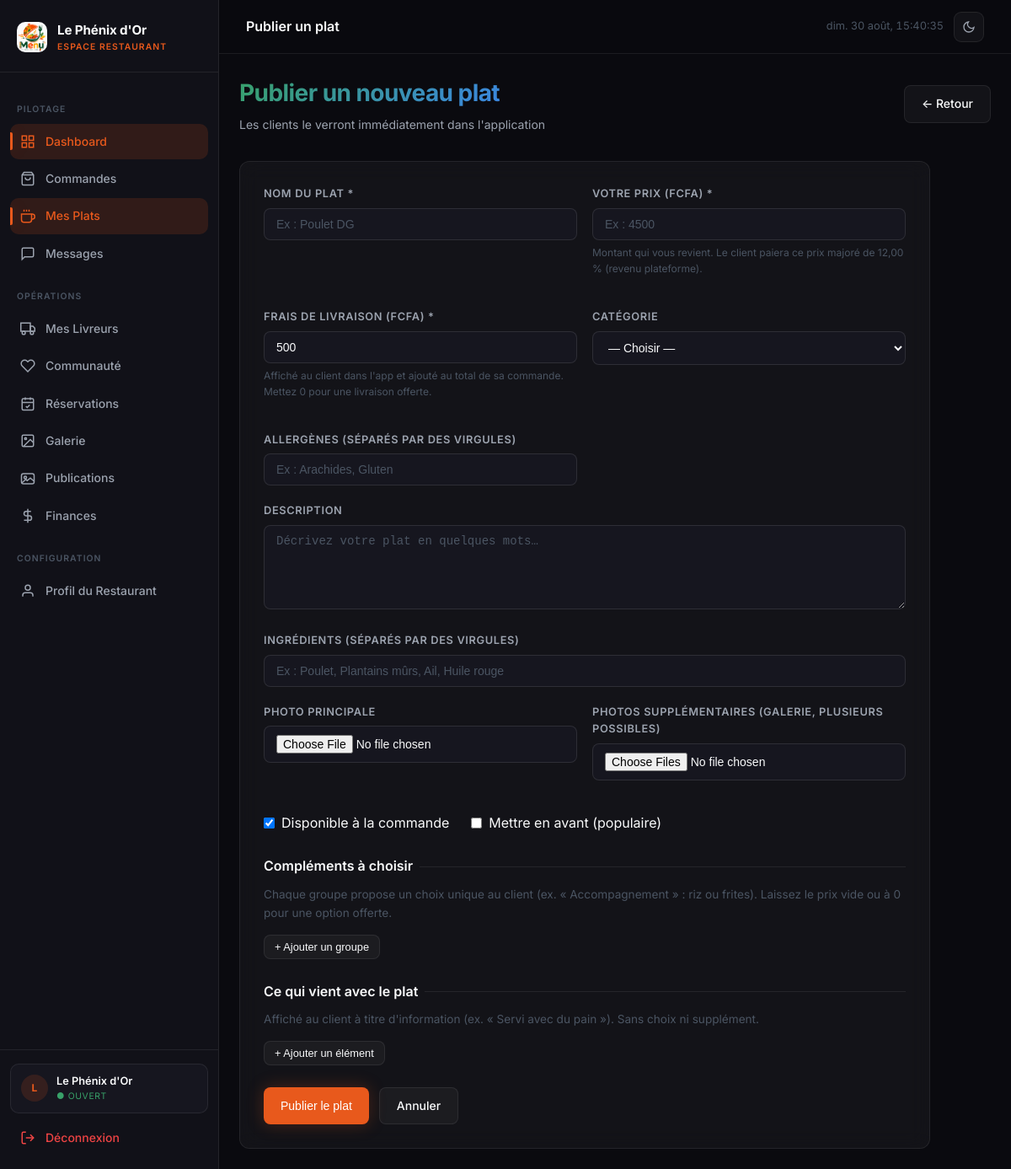
Page /admin-panel/resto/plats/nouveau/ (signed in) on the committed database.
### core/models.py (models this page shows, shortened)
class RestaurantProfile(models.Model):
    user = models.OneToOneField(User, on_delete=models.CASCADE, related_name='restaurant_profile')
    nom = models.CharField(max_length=200)
    description = models.TextField(blank=True)
    adresse = models.CharField(max_length=300)
    ville = models.CharField(max_length=100)
    pays = models.CharField(max_length=100, default='Cameroun')
    latitude = models.DecimalField(max_digits=9, decimal_places=6, null=True, blank=True)
    longitude = models.DecimalField(max_digits=9, decimal_places=6, null=True, blank=True)
    logo = models.ImageField(upload_to='restaurants/logos/', blank=True, null=True)
    cover_image = models.ImageField(upload_to='restaurants/covers/', blank=True, null=True)
    commission_rate = models.DecimalField(max_digits=5, decimal_places=2, default=10.00)
    is_verified = models.BooleanField(default=False)
    is_open = models.BooleanField(default=True)
    temps_livraison_moyen = models.PositiveIntegerField(default=30)
    frais_livraison = models.DecimalField(max_digits=10, decimal_places=0, default=500)
    prix_reservation = models.DecimalField(max_digits=10, decimal_places=0, default=5000)
    note_cache = models.DecimalField(max_digits=3, decimal_places=1, default=0)
    created_at = models.DateTimeField(auto_now_add=True)
    class Meta:
        verbose_name = 'Profil Restaurant'
        verbose_name_plural = 'Profils Restaurants'
    @property
    def nb_publications_attente(self):
        return self.publications.filter(statut='en_attente', supprime_par='').count()

### core/views/resto_ws.py (the view, shortened to what this page needs)
# urls.py: path('resto/plats/nouveau/', resto_ws.plat_form, name='resto_plat_create'),
@resto_required
def plat_form(request, pk=None):
    resto = request.resto
    plat = get_object_or_404(Plat, pk=pk, restaurant=resto) if pk else None
    return render(request, 'resto/plat_form.html', {
        'resto': resto, 'plat': plat,
        'categories': Categorie.objects.all(),
        'groupes': (
            plat.groupes_complements.prefetch_related('options') if plat else []
        ),
        'inclus': plat.elements_inclus.all() if plat else [],
        'active_page': 'plats',
    })

### templates/resto/plat_form.html (shortened to what this page needs)
{% extends 'resto_base.html' %}
{% block topbar_title %}{% if plat %}Modifier un plat{% else %}Publier un plat{% endif %}{% endblock %}
{% block content %}
<div class="page-header anim-fade-up">
  <div>
    <h1 class="page-title gradient-text">{% if plat %}Modifier « {{ plat.nom }} »{% else %}Publier un nouveau plat{% endif %}</h1>
    <p class="page-subtitle">Les clients le verront immédiatement dans l'application</p>
  </div>
  <a href="{% url 'core:resto_plats' %}" class="btn btn-secondary" style="margin-left:auto;">← Retour</a>
</div>
<form method="post" enctype="multipart/form-data" class="glass-card anim-fade-up" style="padding:28px;max-width:820px;">
  <div class="grid-2" style="gap:18px;">
    <div class="form-group">
      <label class="form-label">Nom du plat *</label>
      <input type="text" name="nom" class="input-field" required value="{{ plat.nom|default:'' }}" placeholder="Ex : Poulet DG">
    </div>
    <div class="form-group">
      <label class="form-label">Votre prix (FCFA) *</label>
      <input type="number" name="prix" class="input-field" required min="100" step="50" value="{{ plat.prix|default:'' }}" placeholder="Ex : 4500">
      <div style="font-size:0.75rem;color:var(--text-muted);margin-top:5px;">
        Montant qui vous revient. Le client paiera ce prix majoré de {{ resto.commission_rate }} % (revenu plateforme).
      </div>
    </div>
    <div class="form-group">
      <label class="form-label">Frais de livraison (FCFA) *</label>
      <input type="number" name="frais_livraison" class="input-field" required min="0" step="100" value="{{ plat.frais_livraison|default:'500' }}" placeholder="Ex : 800">
      <div style="font-size:0.75rem;color:var(--text-muted);margin-top:5px;">
        Affiché au client dans l'app et ajouté au total de sa commande. Mettez 0 pour une livraison offerte.
      </div>
    </div>
    <div class="form-group">
      <label class="form-label">Catégorie</label>
      <select name="categorie" class="input-field">
        <option value="">— Choisir —</option>
      </select>
    </div>
    <div class="form-group">
      <label class="form-label">Allergènes (séparés par des virgules)</label>
      <input type="text" name="allergies" class="input-field" value="{{ plat.allergies|default:'' }}" placeholder="Ex : Arachides, Gluten">
    </div>
  </div>
  <div class="form-group">
    <label class="form-label">Description</label>
    <textarea name="description" class="input-field" rows="3" placeholder="Décrivez votre plat en quelques mots…">{{ plat.description|default:'' }}</textarea>
  </div>
  <div class="form-group">
    <label class="form-label">Ingrédients (séparés par des virgules)</label>
    <input type="text" name="ingredients" class="input-field" value="{{ plat.ingredients|default:'' }}" placeholder="Ex : Poulet, Plantains mûrs, Ail, Huile rouge">
  </div>
  <div class="grid-2" style="gap:18px;">
    <div class="form-group">
      <label class="form-label">Photo principale {% if plat.image %}(actuelle : {{ plat.image.name|truncatechars:28 }}){% endif %}</label>
      <input type="file" name="image" accept="image/*" class="input-field">
    </div>
    <div class="form-group">
      <label class="form-label">Photos supplémentaires (galerie, plusieurs possibles)</label>
      <input type="file" name="photos" accept="image/*" multiple class="input-field">
    </div>
  </div>
  <div style="display:flex;gap:26px;margin:18px 0;">
    <label style="display:flex;align-items:center;gap:8px;cursor:pointer;">
      <input type="checkbox" name="is_available" {% if not plat or plat.is_available %}checked{% endif %}>
      <span>Disponible à la commande</span>
    </label>
    <label style="display:flex;align-items:center;gap:8px;cursor:pointer;">
      <input type="checkbox" name="is_popular" {% if plat.is_popular %}checked{% endif %}>
      <span>Mettre en avant (populaire)</span>
    </label>
  </div>
  <h3 class="section-title" style="margin-top:26px;">Compléments à choisir</h3>
  <p style="color:var(--text-muted);font-size:0.85rem;margin:-6px 0 14px;">
    Chaque groupe propose un choix unique au client (ex. « Accompagnement » : riz ou frites).
    Laissez le prix vide ou à 0 pour une option offerte.
  </p>
  <button type="button" class="btn btn-secondary btn-sm" onclick="ajouterGroupe()">+ Ajouter un groupe</button>
  <h3 class="section-title" style="margin-top:26px;">Ce qui vient avec le plat</h3>
  <p style="color:var(--text-muted);font-size:0.85rem;margin:-6px 0 14px;">
    Affiché au client à titre d'information (ex. « Servi avec du pain »). Sans choix ni supplément.
  </p>
  <button type="button" class="btn btn-secondary btn-sm" onclick="ajouterInclus()">+ Ajouter un élément</button>
  <div style="display:flex;gap:12px;margin-top:26px;">
    <button type="submit" class="btn btn-primary">{% if plat %}Enregistrer les modifications{% else %}Publier le plat{% endif %}</button>
    <a href="{% url 'core:resto_plats' %}" class="btn btn-secondary">Annuler</a>
  </div>
</form>
{% endblock %}

### templates/resto_base.html (shortened to what this page needs)
<!DOCTYPE html>
<html lang="fr">
<head>
{% load static %}
<link rel="stylesheet" href="{% static 'css/base.css' %}">
<link rel="stylesheet" href="{% static 'css/sidebar.css' %}">
<link rel="stylesheet" href="{% static 'css/animations.css' %}">
</head>
<body>
<div class="app-layout">
  <aside class="sidebar" id="sidebar">
    <div class="sidebar-header">
      {% if resto.logo %}
        <img src="{{ resto.logo.url }}" alt="{{ resto.nom }}" class="sidebar-logo" style="border-radius:10px;object-fit:cover;">
      {% else %}
        <img src="{% static 'logo.png' %}" alt="Menu" class="sidebar-logo" onerror="this.style.display='none'">
      {% endif %}
      <div class="sidebar-brand">
        <div class="sidebar-brand-name" style="font-size:0.95rem;">{{ resto.nom|truncatechars:18 }}</div>
        <div class="sidebar-brand-sub">Espace Restaurant</div>
      </div>
    </div>
    <nav class="sidebar-nav">
      <span class="nav-section-label">Pilotage</span>
      <a href="{% url 'core:resto_dashboard' %}" class="nav-item {% if active_page == 'dashboard' %}active{% endif %}">
        <svg class="nav-icon" viewBox="0 0 24 24" fill="none" stroke-width="2"><rect x="3" y="3" width="7" height="7"/><rect x="14" y="3" width="7" height="7"/><rect x="14" y="14" width="7" height="7"/><rect x="3" y="14" width="7" height="7"/></svg>
        Dashboard
      </a>
      <a href="{% url 'core:resto_commandes' %}" class="nav-item {% if active_page == 'commandes' %}active{% endif %}">
        <svg class="nav-icon" viewBox="0 0 24 24" fill="none" stroke-width="2"><path d="M6 2L3 6v14a2 2 0 0 0 2 2h14a2 2 0 0 0 2-2V6l-3-4z"/><line x1="3" y1="6" x2="21" y2="6"/><path d="M16 10a4 4 0 0 1-8 0"/></svg>
        Commandes
      </a>
      <a href="{% url 'core:resto_plats' %}" class="nav-item {% if active_page == 'plats' %}active{% endif %}">
        <svg class="nav-icon" viewBox="0 0 24 24" fill="none" stroke-width="2"><path d="M18 8h1a4 4 0 0 1 0 8h-1"/><path d="M2 8h16v9a4 4 0 0 1-4 4H6a4 4 0 0 1-4-4V8z"/><line x1="6" y1="1" x2="6" y2="4"/><line x1="10" y1="1" x2="10" y2="4"/><line x1="14" y1="1" x2="14" y2="4"/></svg>
        Mes Plats
      </a>
      <a href="{% url 'core:resto_messages' %}" class="nav-item {% if active_page == 'messages' %}active{% endif %}">
        <svg class="nav-icon" viewBox="0 0 24 24" fill="none" stroke-width="2"><path d="M21 15a2 2 0 0 1-2 2H7l-4 4V5a2 2 0 0 1 2-2h14a2 2 0 0 1 2 2z"/></svg>
        Messages
      </a>
      <span class="nav-section-label">Opérations</span>
      <a href="{% url 'core:resto_livreurs' %}" class="nav-item {% if active_page == 'livreurs' %}active{% endif %}">
        <svg class="nav-icon" viewBox="0 0 24 24" fill="none" stroke-width="2"><rect x="1" y="3" width="15" height="13"/><polygon points="16 8 20 8 23 11 23 16 16 16 16 8"/><circle cx="5.5" cy="18.5" r="2.5"/><circle cx="18.5" cy="18.5" r="2.5"/></svg>
        Mes Livreurs
      </a>
      <a href="{% url 'core:resto_communaute' %}" class="nav-item {% if active_page == 'communaute' %}active{% endif %}">
        <svg class="nav-icon" viewBox="0 0 24 24" fill="none" stroke-width="2"><path d="M20.84 4.61a5.5 5.5 0 0 0-7.78 0L12 5.67l-1.06-1.06a5.5 5.5 0 0 0-7.78 7.78l1.06 1.06L12 21.23l7.78-7.78 1.06-1.06a5.5 5.5 0 0 0 0-7.78z"/></svg>
        Communauté
      </a>
      <a href="{% url 'core:resto_reservations' %}" class="nav-item {% if active_page == 'reservations' %}active{% endif %}">
        <svg class="nav-icon" viewBox="0 0 24 24" fill="none" stroke-width="2"><rect x="3" y="4" width="18" height="18" rx="2"/><line x1="16" y1="2" x2="16" y2="6"/><line x1="8" y1="2" x2="8" y2="6"/><line x1="3" y1="10" x2="21" y2="10"/><path d="M9 16l2 2 4-4"/></svg>
        Réservations
      </a>
      <a href="{% url 'core:resto_galerie' %}" class="nav-item {% if active_page == 'galerie' %}active{% endif %}">
        <svg class="nav-icon" viewBox="0 0 24 24" fill="none" stroke-width="2"><rect x="3" y="3" width="18" height="18" rx="2"/><circle cx="8.5" cy="8.5" r="1.5"/><path d="M21 15l-5-5L5 21"/></svg>
        Galerie
      </a>
      <a href="{% url 'core:resto_publications' %}" class="nav-item {% if active_page == 'publications' %}active{% endif %}">
        <svg class="nav-icon" viewBox="0 0 24 24" fill="none" stroke-width="2"><rect x="2" y="4" width="20" height="16" rx="3"/><circle cx="8" cy="10" r="2"/><path d="M22 16l-6-5-5 4-2-2-7 6"/></svg>
        Publications
      </a>
      <a href="{% url 'core:resto_finances' %}" class="nav-item {% if active_page == 'finances' %}active{% endif %}">
        <svg class="nav-icon" viewBox="0 0 24 24" fill="none" stroke-width="2"><line x1="12" y1="1" x2="12" y2="23"/><path d="M17 5H9.5a3.5 3.5 0 0 0 0 7h5a3.5 3.5 0 0 1 0 7H6"/></svg>
        Finances
      </a>
      <span class="nav-section-label">Configuration</span>
      <a href="{% url 'core:resto_profil' %}" class="nav-item {% if active_page == 'profil' %}active{% endif %}">
        <svg class="nav-icon" viewBox="0 0 24 24" fill="none" stroke-width="2"><path d="M20 21v-2a4 4 0 0 0-4-4H8a4 4 0 0 0-4 4v2"/><circle cx="12" cy="7" r="4"/></svg>
        Profil du Restaurant
      </a>
    </nav>
    <div class="sidebar-footer">
      <div class="sidebar-user">
        <div class="sidebar-avatar">{{ resto.nom|first|upper }}</div>
        <div class="sidebar-user-info">
          <div class="sidebar-user-name">{{ resto.nom|truncatechars:16 }}</div>
          <div class="sidebar-user-role">
            {% if resto.is_open %}<span style="color:var(--accent-green);">● Ouvert</span>{% else %}<span style="color:var(--accent-red);">● Fermé</span>{% endif %}
          </div>
        </div>
      </div>
      <a href="{% url 'core:logout' %}" class="nav-item" style="color:var(--accent-red);">
        <svg class="nav-icon" viewBox="0 0 24 24" fill="none" stroke-width="2"><path d="M9 21H5a2 2 0 0 1-2-2V5a2 2 0 0 1 2-2h4"/><polyline points="16 17 21 12 16 7"/><line x1="21" y1="12" x2="9" y2="12"/></svg>
        Déconnexion
      </a>
    </div>
  </aside>
  <div class="main-content">
    <header class="topbar">
      <div class="topbar-left">
        <span class="topbar-title">{% block topbar_title %}{% endblock %}</span>
      </div>
      <div class="topbar-right">
        <span class="topbar-time" id="topbar-clock"></span>
        <button class="theme-toggle" id="themeToggle" title="Changer de thème" aria-label="Basculer thème clair/sombre">
          <svg class="icon-moon" viewBox="0 0 24 24" fill="none" stroke-width="2"><path d="M21 12.79A9 9 0 1 1 11.21 3 7 7 0 0 0 21 12.79z"/></svg>
        </button>
      </div>
    </header>
    <div class="page-wrapper">
      {% block content %}{% endblock %}
    </div>
  </div>
</div>
</body>
</html>

### rows in the picture
RestaurantProfile: nom "Le Phénix d'Or", nom|first "L", commission_rate "12,00"
